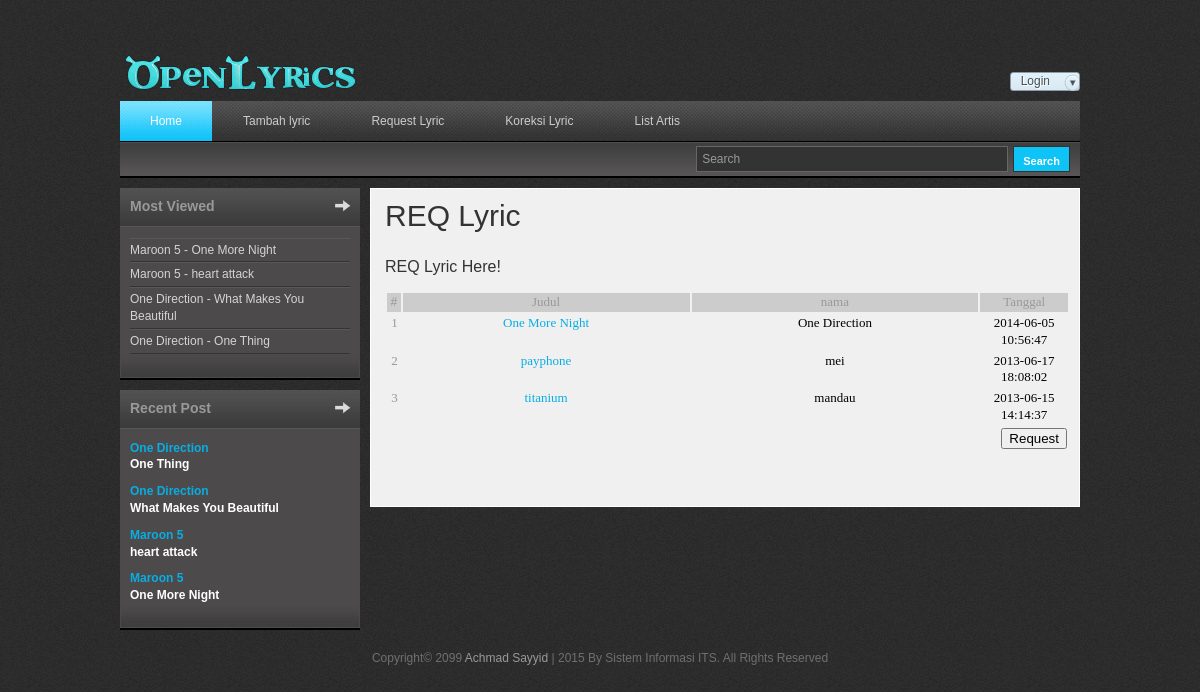
/req_lyric.php, run on the app's committed database.
### tables this page shows
CREATE TABLE IF NOT EXISTS `lyric` (
  `id_lyric` int(3) NOT NULL AUTO_INCREMENT,
  `id_artis` int(3) NOT NULL,
  `id_member` int(3) NOT NULL,
  `id_album` int(3) NOT NULL,
  `judul` varchar(30) NOT NULL,
  `lyric` text NOT NULL,
  `album` varchar(20) NOT NULL,
  `views` int(5) NOT NULL,
  `tanggal` datetime NOT NULL,
  PRIMARY KEY (`id_lyric`)
);

CREATE TABLE IF NOT EXISTS `artis` (
  `id_artis` int(3) NOT NULL AUTO_INCREMENT,
  `nama` varchar(35) NOT NULL,
  `tahun` year(4) NOT NULL,
  `tempat_lahir` varchar(30) NOT NULL,
  `genre` varchar(20) NOT NULL,
  PRIMARY KEY (`id_artis`)
);

CREATE TABLE IF NOT EXISTS `request` (
  `id_req` int(3) NOT NULL AUTO_INCREMENT,
  `judul` varchar(20) NOT NULL,
  `nama` varchar(35) NOT NULL,
  `isi` text NOT NULL,
  `tanggal` datetime NOT NULL,
  PRIMARY KEY (`id_req`)
);

### req_lyric.php (the view, shortened to what this page needs)
<?php
if(!isset($_SESSION['id_member'])){
    $id = "";
    }
include "conf.php";
?>
<!DOCTYPE html PUBLIC "-//W3C//DTD XHTML 1.0 Transitional//EN" "http://www.w3.org/TR/xhtml1/DTD/xhtml1-transitional.dtd">
<html xmlns="http://www.w3.org/1999/xhtml">
<head>
<link href="css/templatemo_style.css" rel="stylesheet" type="text/css" />
<link rel="stylesheet" type="text/css" href="css/ddsmoothmenu.css" />
<link rel="stylesheet" type="text/css" media="all" href="css/jquery.dualSlider.0.2.css" />
</head>
<body>
<div id="templatemo_wrapper">
    <div id="templatemo_header">
        <div id="site_title">
            <h1><a href="index.php">Open Lyrics</a></h1>
        </div>
        <br/>
        <?php
        $query="SELECT * FROM member WHERE id_member='$id'";
        $hasil = mysql_query($query, $koneksi);
        $record = mysql_fetch_array($hasil);
        if ($id !== "") {
        ?>
        <div id="header_right">
      <div id="loginContainer"> <span>Selamat Datang
        <?php echo $record['username'] ?>
        || </span> <span><a href="proses/logout.php">Logout</a>
        <div style="clear:both"></div>
      </div>
        </div>
        <?php }
        else { ?>
        <div id="header_right">
      <div id="loginContainer"> <a href="#" id="loginButton"><span>Login</span><em></em></a>
      </div>
        </div>
        <?php } ?>
    </div>
    <div id="templatemo_menu">
        <div id="top_nav" class="ddsmoothmenu">
            <ul>
        <li><a href="index.php" class="selected">Home</a></li>
        <li><a href="add_lyric.php">Tambah lyric</a></li>
        <li><a href="req_lyric.php">Request Lyric</a></li>
        <li><a href="corect_lyric.php">Koreksi Lyric</a></li>
        <li><a href="artis.php">List Artis</a></li>
            </ul>
            <br style="clear: left" />
        </div>
        <div id="menu_second_bar">
            <div id="templatemo_search">
                <form action="search.php" method="POST">
                  <input type="text" value="Search" name="keyword" onfocus="clearText(this)" onblur="clearText(this)" class="txt_field" />
                  <input type="submit" name="Search" value=" Search " class="sub_btn"  />
                </form>
            </div>
        </div>
    </div>
    <div id="templatemo_main">
        <div id="sidebar" class="float_l">
      <div class="sidebar_box"><span class="bottom"></span>
        <h3>Most Viewed</h3>
        <div class="content">
          <ul class="sidebar_list">
            <?php
                        $sql = "SELECT * FROM lyric ORDER by views DESC LIMIT 15";
                        $hasil=mysql_query($sql,$koneksi);
                        while($rows = mysql_fetch_array($hasil)){
                        $singer = mysql_fetch_array(mysql_query("SELECT nama FROM artis WHERE id_artis='".$rows['id_artis']."'"));
                        ?>
            <li><a href="view.php?id=<?php echo $rows['id_lyric'] ?>">
              <?php echo $singer['nama'] ." - ". $rows['judul'] ?>
              </a></li>
            <?php } ?>
          </ul>
        </div>
      </div>
      <div class="sidebar_box"><span class="bottom"></span>
        <h3>Recent Post</h3>
        <div class="content">
          <div class="bs_box">
            <?php
                        $sql = "SELECT * FROM lyric ORDER by tanggal DESC LIMIT 5";
                        $hasil=mysql_query($sql,$koneksi);
                        while($rows = mysql_fetch_array($hasil)){
                        $singer = mysql_fetch_array(mysql_query("SELECT nama FROM artis WHERE id_artis='".$rows['id_artis']."'"));
                        ?>
            <h4><a href="view.php?id=<?php echo $rows['id_lyric'] ?>">
              <?php echo $singer['nama'] ?>
            </h4>
            <p class="price">
              <?php echo $rows['judul'] ?>
            </p></a>
            <?php } ?>
          </div>
        </div>
      </div>
        </div>
        <div id="content" class="float_r">
            <h1>REQ Lyric</h1>
				<h4>REQ Lyric Here!</h4>
                <div id="contact_form">
                   <table width="685" border="0">
                      <tr>
                        <td width="10" bgcolor="#CCCCCC"><div align="center">#</div></td>
                        <td width="250" bgcolor="#CCCCCC"><div align="center"><font face="verdana" size="2">Judul</font></div></td>
                        <td width="250" bgcolor="#CCCCCC"><div align="center"><font face="verdana" size="2">nama</font></div></td>
                        <td width="75" bgcolor="#CCCCCC"><div align="center"><font face="verdana" size="2">Tanggal</font></div></td>
                      </tr>
                      <?php
                        $nomor = 1;
                        $sql = "SELECT * FROM request ORDER by tanggal DESC";
                        $hasil=mysql_query($sql,$koneksi);
                        while($record=mysql_fetch_array($hasil)){
                      ?>
                      <tr>
                       <td valign="top">&nbsp;<font face="verdana" size="2"><?php echo $nomor++; ?></font></td>
                       <td valign="top"><div align="center"><font face="verdana" size="2"><a href="<?php echo 'view_req.php?id_req='.$record['id_req']; ?>"><?php echo $record['judul']; ?></a></font></div></td>
                       <td valign="top"><div align="center"><font face="verdana" size="2" color="black"><?php echo $record['nama']; ?></font></div></td>
                       <td valign="top"><div align="center"><font face="verdana" size="2" color="black"><?php echo $record['tanggal']; ?></font></div></td>
                      </tr>
                      <?php } if ($record = "") { ?>
                      <h4>Tidak Ada Request !!</h4>
                      <div class="cleaner h50"></div><div class="cleaner h50"></div>
                      <div class="cleaner h50"></div>
                      <?php } ?>
                      <tr>
                       <td></td><td></td><td></td>
                       <td><a href="req_form.php"><input type="submit" value="Request" class="submit_btn float_r"/></td></a>
                      </tr>
                    </table>
                </div>
            </div>
    </div>
    <div id="templatemo_footer">
Copyright© 2099 <a href="https://www.facebook.com/prastyo.adi.108">Achmad Sayyid</a> | 2015 By Sistem Informasi ITS. All Rights Reserved
    </div>
</div>
</body>
</html>

### css/templatemo_style.css (style rules this page uses)
body { margin: 0; padding: 0; color: #999; font-family: Tahoma, Geneva, sans-serif; font-size: 12px; line-height: 1.4em; background-color: #2e2e2e; background-repeat: repeat; background-image: url(../images/templatemo_body.jpg) }
a, a:link, a:visited { color: #08aee3; font-weight: normal; text-decoration: none; }
p { margin: 0 0 10px 0; padding: 0; }
h1, h2, h3, h4, h5, h6 { color: #333; font-weight: normal; }
h1 { font-size: 30px; margin: 0 0 30px; padding: 5px 0; }
h3 { font-size: 20px; margin: 0 0 20px; padding: 0; }
h4 { font-size: 16px; margin: 0 0 15px; padding: 0; }
.float_l { float: left }
.float_r { float: right }
#templatemo_wrapper { width: 960px; margin: 0 auto; padding: 0 10px 10px; }
#templatemo_header { width: 100%; padding: 50px 0 10px; }
#templatemo_menu { width: 100%; height: 77px; margin-bottom: 10px; background: url(../images/templatemo_menu.jpg) repeat-x }
#templatemo_main { width: 100%; margin-bottom: 10px; }
#content { width: 680px; background: #f0f0f0; border: 1px solid #fff; padding: 14px; }
#sidebar { width: 240px }
#templatemo_footer { text-align: center; }
#site_title { float: left; widht: 100% height: 100% }
#site_title h1 { margin: 0; padding: 0; }
#site_title h1 a { display: block; width: 250px; height: 40px; font-size: 12px; text-indent: -10000px; color: #999; text-align: left; background: url(../images/templatemo_logo.png) no-repeat top left; }
#header_right { float: right; margin-top: 5px; }
#header_right a { color: #ccc; }
#menu_second_bar { padding: 5px 10px; }
#templatemo_search { float: right; }
#templatemo_search form { margin: 0; padding: 0; }
#templatemo_search .txt_field { float: left; display: block; margin-right: 5px; height: 24px; line-height: 24px; width: 300px; color: #999; font-size: 12px; padding: 0 5px; font-variant: normal; border: 1px solid #666; background: #333; }
#templatemo_search .sub_btn { float: right; display: block; color: #fff; height: 26px; font-size: 11px; font-weight: 700; line-height: 26px; cursor: pointer; border: 1px solid #333; background: #0ec4f7; }
.sidebar_box { position: relative; background: #4c4a4a; margin-bottom: 36px; }
.sidebar_box h3 { font-size: 14px; font-weight: 700; padding: 10px; width: 220px; height: 20px; margin-bottom: 0; background: url(../images/templatemo_sidebar_header.jpg) no-repeat; color: #999 }
.sidebar_box span.bottom { position: absolute; bottom: -26px; left: 0; width: 240px; height: 26px; background: url(../images/templatemo_sidebar_bottom.jpg) }
#sidebar .sidebar_box .content { padding: 10px 10px 0; }
#sidebar .sidebar_list { margin: 0; padding: 0; list-style: none; }
#sidebar .sidebar_list li { display: block; margin: 0; padding: 3px 0; border-top: 1px solid #595858; border-bottom: 1px solid #343434; }
#sidebar .sidebar_list li a { color: #d6d3d3; }
.bs_box { clear: both; margin-bottom: 20px }
.bs_box h4 { margin-bottom: 0 }
.bs_box h4 a { font-size: 12px; color: #08aee3; font-weight: 700 }
.bs_box .price { font-size: 12px; font-weight: 700; color: #fff }
#contact_form { padding: 0; width: 312px; margin-bottom: 40px; }
#templatemo_footer { color: #707070; }
#templatemo_footer a { color: #999; }
#loginContainer { position:relative; float:right; font-size:12px; }
#loginButton { display:inline-block; float:right; background:url(../images/buttonbg.png) repeat-x; border:1px solid #899caa; border-radius:3px; -moz-border-radius:3px; position:relative; z-index:30; cursor:pointer; }
#loginButton span { color:#445058; text-shadow:1px 1px #fff; padding:7px 29px 9px 10px; background:url(../images/loginArrow.png) no-repeat 53px 7px; }

### css/ddsmoothmenu.css (style rules this page uses)
.ddsmoothmenu ul { z-index:100; margin: 0; padding: 0; list-style-type: none; }
.ddsmoothmenu ul li { position: relative; display: inline; float: left; }
.ddsmoothmenu ul li a { display: block; padding: 0 30px; height: 40px; line-height: 40px; margin-right: 1px; font-size: 12px; color: #ccc; text-decoration: none; outline: none; text-align: center; background: url(images/templatemo_menu_divider.png) right center no-repeat }
.ddsmoothmenu ul li a.selected, .ddsmoothmenu ul li a:hover { color: #fff; background: url(../images/templatemo_menu_hover.jpg) repeat-x }

### data on the page
lyric: id_artis.nama "Maroon 5", judul "One More Night"
lyric: id_artis.nama "Maroon 5", judul "heart attack"
lyric: id_artis.nama "One Direction", judul "What Makes You Beautiful"
lyric: id_artis.nama "One Direction", judul "One Thing"
request: judul "One More Night", nama "One Direction", tanggal "2014-06-05 10:56:47"
request: judul "payphone", nama "mei", tanggal "2013-06-17 18:08:02"
request: judul "titanium", nama "mandau", tanggal "2013-06-15 14:14:37"
